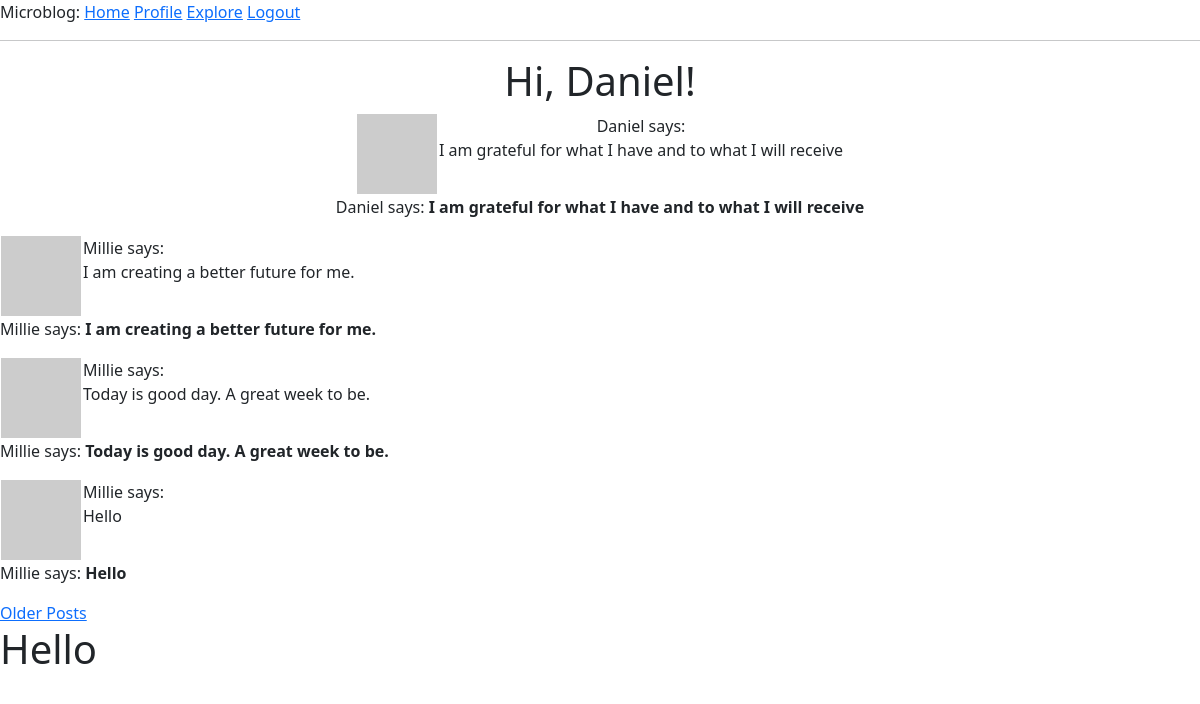
Page /explore (signed in) on the earlier database version.
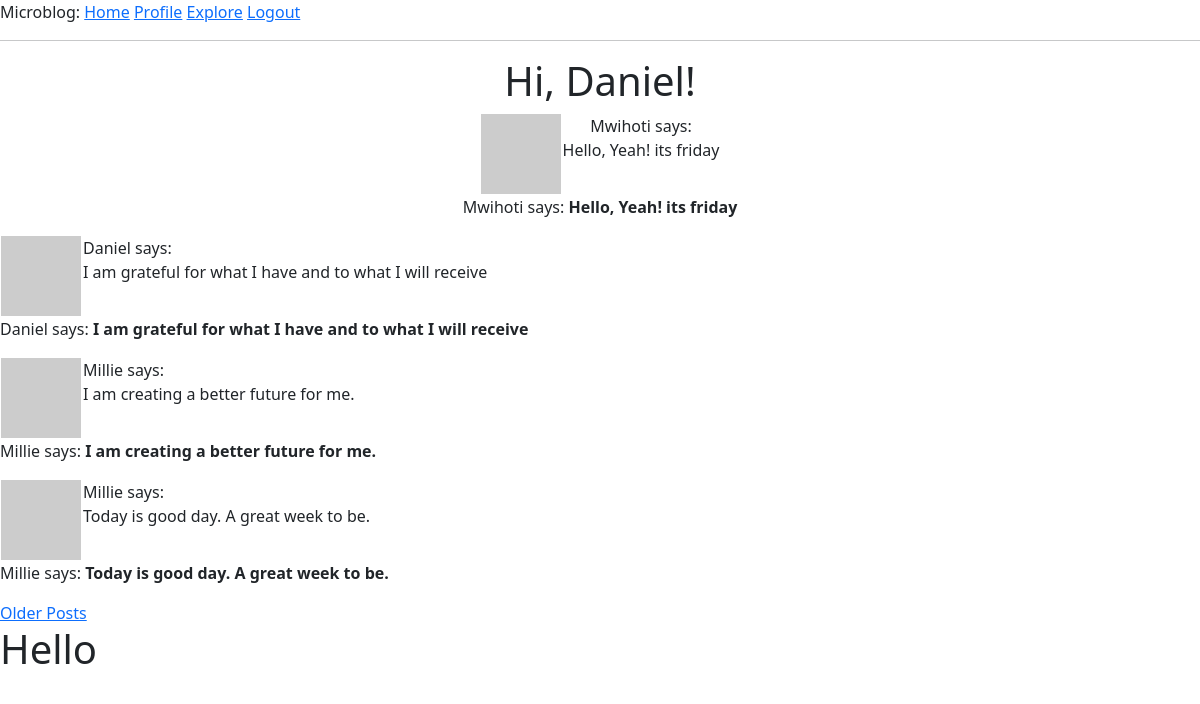
Same page on the later database version.
### app/models.py (models this page shows, shortened)
class Post(db.Model):
    id: so.Mapped[int] = so.mapped_column(primary_key=True)
    body: so.Mapped[str] = so.mapped_column(sa.String(140))
    timestamp: so.Mapped[datetime] = so.mapped_column(
        index=True, default=lambda: datetime.now(timezone.utc))
    user_id: so.Mapped[int] = so.mapped_column(sa.ForeignKey('user.id'),
                                               index=True
    )
    author: so.Mapped[User] = so.relationship('User', back_populates='posts')

class User(UserMixin, db.Model):
    id: so.Mapped[int] = so.mapped_column(primary_key=True)
    username: so.Mapped[str] = so.mapped_column(sa.String(64), index=True,
                                                unique=True)
    email: so.Mapped[str] = so.mapped_column(sa.String(120), index=True,
                                             unique=True)
    password_hash: so.Mapped[Optional[str]] = so.mapped_column(sa.String(256))
    about_me: so.Mapped[Optional[str]] = so.mapped_column(sa.String(140))
    last_seen: so.Mapped[Optional[datetime]] = so.mapped_column(
        default=lambda: datetime.now(timezone.utc))
    posts: so.WriteOnlyMapped['Post'] = so.relationship(back_populates='author')
    following: so.WriteOnlyMapped['User'] = so.relationship(
        secondary=followers, primaryjoin=(followers.c.follower_id == id),
        secondaryjoin=(followers.c.followed_id==id),
        back_populates='followers'
    )
    followers: so.WriteOnlyMapped['User'] = so.relationship(
        secondary=followers, primaryjoin=(followers.c.followed_id == id),
        secondaryjoin=(followers.c.follower_id == id),
        back_populates='following'
    )
    def avatar(self, size):
        digest = hashlib.md5(self.email.lower().encode('utf-8')).hexdigest()
        return f'https://www.gravatar.com/avatar/{digest}?d=identicon&s={size}'
    @login.user_loader
    def load_user(id):
        return db.session.get(User, int(id))

### app/routes.py (the view)
@app.route('/explore')
@login_required
def explore():
    page = request.args.get('page', 1, type=int)
    query = sa.select(Post).order_by(Post.timestamp.desc())
    posts = db.paginate(query, page=page, per_page=app.config
                        ['POSTS_PER_PAGE'], error_out=False)
    next_url = url_for('explore', page=posts.next_num) \
        if posts.has_next else None
    prev_url = url_for('explore', page=posts.prev_num) \
        if posts.has_prev else None
    return render_template('index.html', title='Explore', posts=posts.items, next_url=next_url, prev_url=prev_url)

### app/routes.py (called while the page is built)
@app.before_request
def before_request():
    if current_user.is_authenticated:
        current_user.last_seen = datetime.now(timezone.utc)
        db.session.commit()

### app/templates/index.html (shortened to what this page needs)
{% extends "base.html" %}
{% block content %}
<div style="display: flex; flex-direction: column; align-items: center; text-align: center;">
    <h1>Hi, {{ current_user.username }}!</h1>
    {% for post in posts %}
    {% include '_post.html' %}
    <div style="display: flex;"><p>{{ post.author.username }} says: <b>{{ post.body }}</b></p></div>
</div>
    {% endfor %}
    {% if next_url %}
    <a href="{{ next_url}}">Older Posts</a>
    {% endif %}
{% endblock %}

### app/templates/_post.html (shortened to what this page needs)
<table>
    <tr valign="top">
        <td><img src="{{post.author.avatar(36) }}"></td>
        <td>
            {{post.author.username}} says: <br> {{post.body}} </td>
    </tr>
</table>

Differences in the rows shown:
no longer on this page (row unchanged): Post: author.username "Millie", body "Hello"
added Post: author.username "Mwihoti", body "Hello, Yeah! its friday"
